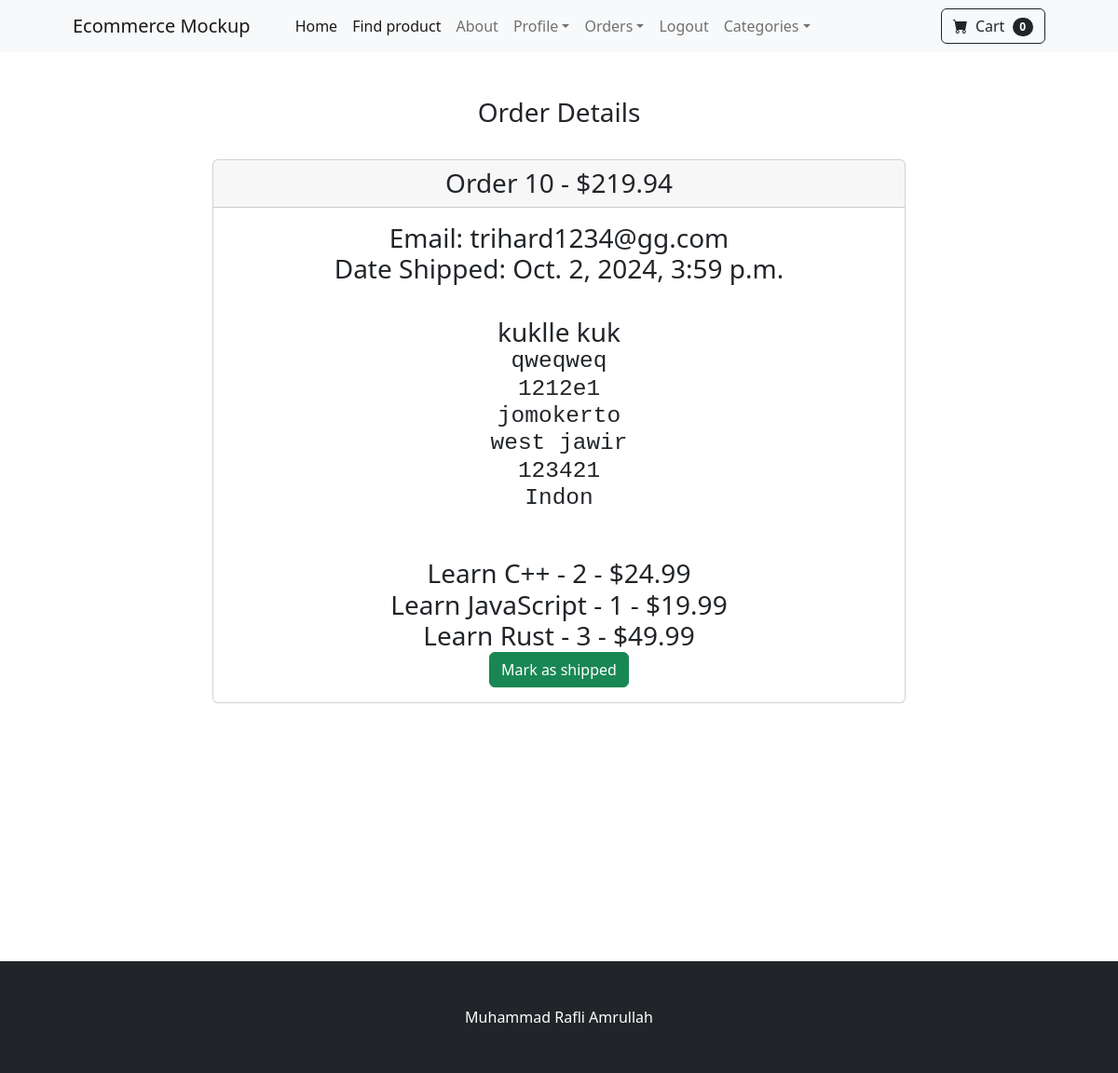
The app's page /payment/orders/10 (signed in) with its own data.
### payment/models.py (models this page shows, shortened)
class Order(models.Model):
	user = models.ForeignKey(User, on_delete=models.CASCADE, null=True, blank=True)
	full_name = models.CharField(max_length=250)
	email = models.EmailField(max_length=250)
	shipping_address = models.TextField(max_length=15000)
	amount_paid = models.DecimalField(max_digits=7, decimal_places=2)
	date_ordered = models.DateTimeField(auto_now_add=True)
	shipped = models.BooleanField(default=False)
	date_shipped = models.DateTimeField(blank=True, null=True)

class OrderItem(models.Model):
	order = models.ForeignKey(Order, on_delete=models.CASCADE, null=True)
	product = models.ForeignKey(Product, on_delete=models.CASCADE, null=True)
	user = models.ForeignKey(User, on_delete=models.CASCADE, null=True, blank=True)
	quantity = models.PositiveBigIntegerField(default=1)
	price = models.DecimalField(max_digits=7, decimal_places=2)

### store/models.py (models this page shows)
class Product(models.Model):
	name = models.CharField(max_length=100)
	price = models.DecimalField(default=0, decimal_places=2, max_digits=6)
	category = models.ForeignKey(Category, on_delete=models.CASCADE, default=1)
	description = models.CharField(max_length=2048, default='', blank=True, null=True)
	image = models.ImageField(upload_to='uploads/product/')
	on_sale = models.BooleanField(default=False)
	sale_price = models.DecimalField(default=0, decimal_places=2, max_digits=6)
	def __str__(self):
		return self.name

### payment/views.py (the view, shortened to what this page needs)
# urls.py: path('orders/<int:pk>', views.orders, name="orders"),
def orders(request,pk):
	if request.user.is_authenticated and request.user.is_superuser:
		order = Order.objects.get(id=pk)
		items = OrderItem.objects.filter(order=pk)
		return render(request, "payment/orders.html", {'order':order, 'items':items})
	else:
		messages.success(request, "Access Denied")
		return redirect("home")

### cart/cart.py (called while the page is built)
    def __len__(self):
        return len(self.cart)

### cart/context_processors.py (called while the page is built)
def cart(request):
    return {'cart': Cart(request)}

### payment/templates/payment/orders.html (shortened to what this page needs)
{% extends "base.html" %} {% block content %}
<div class="container">
  <div class="row">
    <center>
      <div class="col-8">
        <br /><br />
        <h3> Order Details <s3/>
            <br /><br />
            <div class="card">
                <div class="card-header">
                  Order {{order.id}} - ${{order.amount_paid}}
                </div>
                <div class="card-body">
                    Email: {{ order.email }} <br />
                    {% if order.date_shipped %}
                    Date Shipped: {{ order.date_shipped }}
                    {% else %}
                    Date Ordered: {{ order.date_ordered }}
                    {% endif %}
                    <br /><br />
                     {{ order.full_name }}
                    <pre>{{ order.shipping_address }}</pre>
                    <br />
                    {% for item in items %}
                    {{ item.product }} - {{ item.quantity }} - ${{ item.price }}<br />
                    {% endfor %}
                    {% if not order.shipped %}
                    <form method="POST">
                        <button type="submit" class="btn btn-success"> Mark as shipped</button>
                    </form>
                    {% else %}
                    <form method="POST">
                        {% csrf_token %}
                        <input type="hidden" name="shipping_status" value="false">
                        <button type="submit" class="btn btn-danger"> Mark as not shipped</button>
                    </form>
                    {% endif %}
                </div>
              </div>
              <br /><br />
              <br /><br />
              <br /><br />
              <br /><br />
      </div>
    </center>
  </div>
</div>
{% endblock content %}

### records on screen
Order: id "10", amount_paid "219.94", email "trihard1234@gg.com", date_shipped "Oct. 2, 2024, 3:59 p.m.", full_name "kuklle kuk", shipping_address "qweqweq 1212e1 jomokerto west jawir 123421 Indon"
OrderItem: product "Learn C++", quantity "2", price "24.99"
OrderItem: product "Learn JavaScript", quantity "1", price "19.99"
OrderItem: product "Learn Rust", quantity "3", price "49.99"

### other values on screen
{{ cart | length }} "0"
